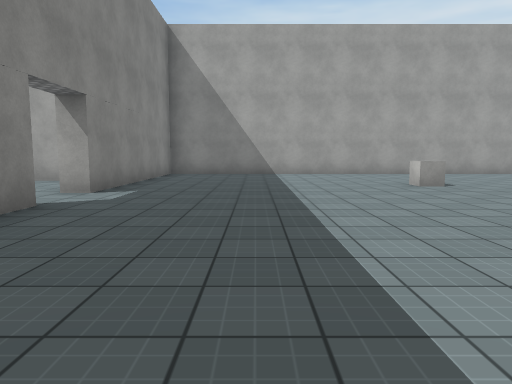
View 1 (above)

12 first-person views from a walk through a Unity game level. The camera is 1.3 m above the floor, tilts 6° down and sees 70° across. The floor is counted in squares, 2 m on a side. Each view is taken from the middle of a square. On the plan, view 1 faces up. The plan holds only what a view shows up to about 11 squares ahead; the rest is blank. The place goes on beyond the plan. The player is left out. Surface patterns are stand-ins for the level's own textures.

View 2
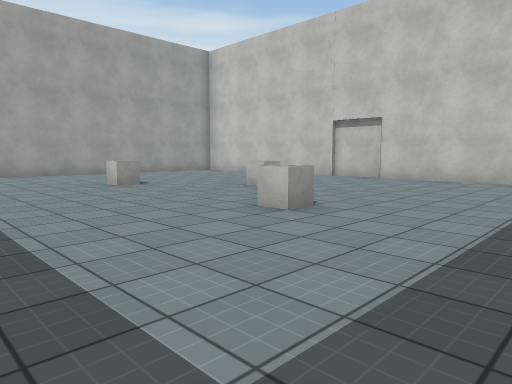

View 3
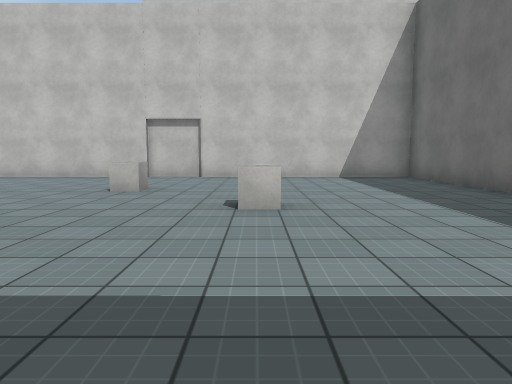

View 4
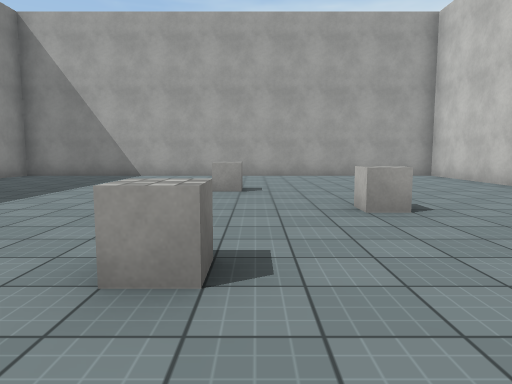

View 5
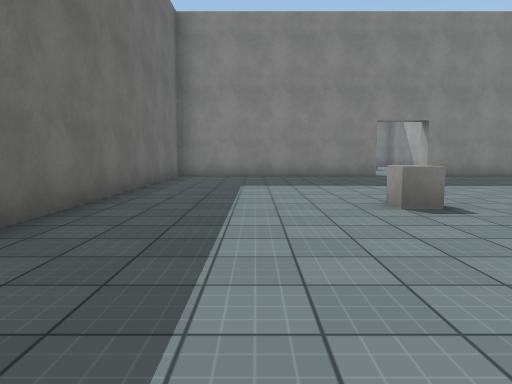

View 6
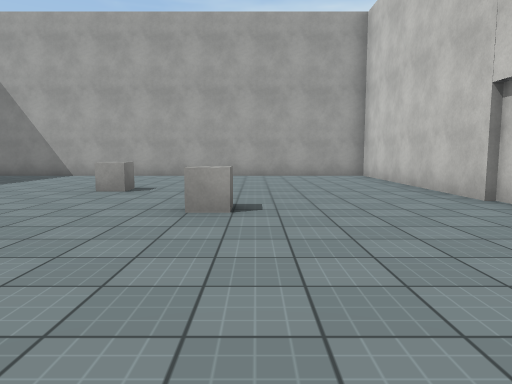

View 7
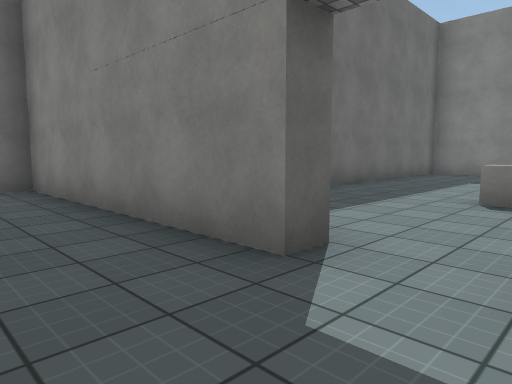

View 8
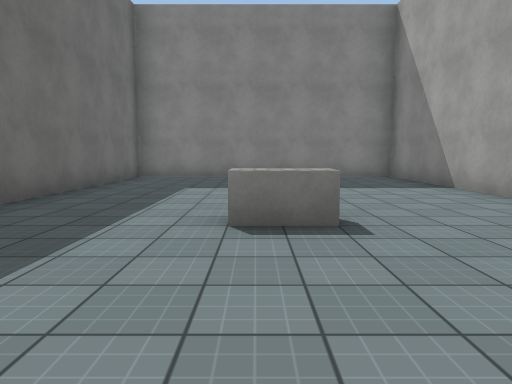

View 9
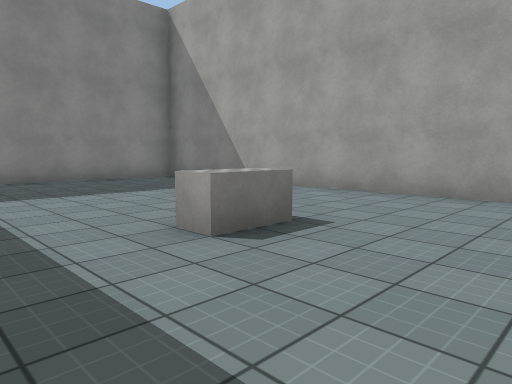

View 10
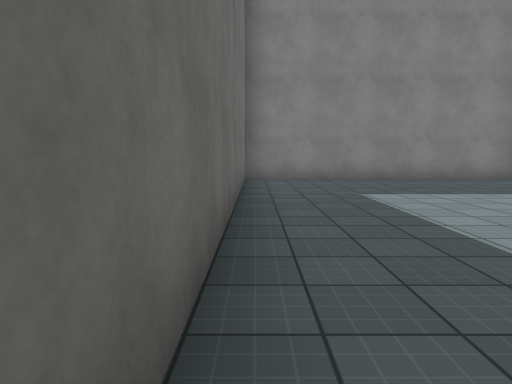

View 11
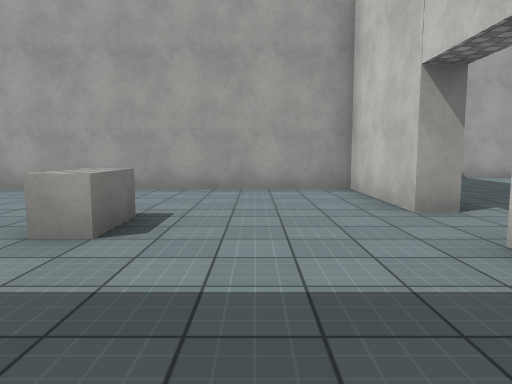

View 12
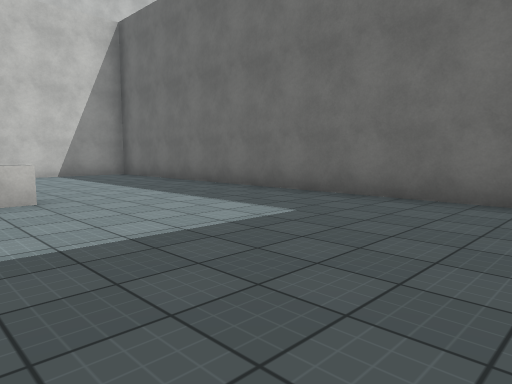

### Floor plan
Ten units are one square. View 1 is at (0, 0); x grows to the right and y downward. Boxes are objects, and circles mark ways between rooms. Rooms are numbered by the first view taken in them; rooms with no view inside come last. Other rooms are left out.
<svg viewBox="-137 -123 234 140">
<path fill="none" stroke="#000" d="M-32 -45 -27 -45 -27 12 92 12 92 -118 -27 -118 -27 -60 -32 -60M-32 -60 -32 -88 -132 -88 -132 -17 -42 -17"/>
<rect x="35" y="-35" width="10" height="10" fill="#bbb"><title>other object</title></rect>
<rect x="35" y="-85" width="10" height="10" fill="#bbb"><title>other object</title></rect>
<rect x="55" y="-55" width="10" height="10" fill="#bbb"><title>other object</title></rect>
<rect x="-65" y="-55" width="10" height="10" fill="#bbb"><title>other object</title></rect>
<circle cx="-30" cy="-55" r="3" fill="#2a7"/>
<text x="30" y="-50">1</text>
<text x="-90" y="-50">2</text>
</svg>
Room 1 opens to room 2.

Where each view was taken, in squares from view 1:
view 1: 0 up, 0 right, facing up
view 2: 0 up, 0 right, facing up-right
view 3: 3 up, 1 left, facing right
view 4: 1 up, 4 right, facing up
view 5: 1 up, 8 right, facing left
view 6: 1 up, 6 right, facing up
view 7: 6 up, 1 left, facing down-left
view 8: 5 up, 3 left, facing left
view 9: 3 up, 4 left, facing up-left
view 10: 2 up, 4 left, facing left
view 11: 2 up, 5 left, facing up
view 12: 4 up, 2 left, facing down-right
